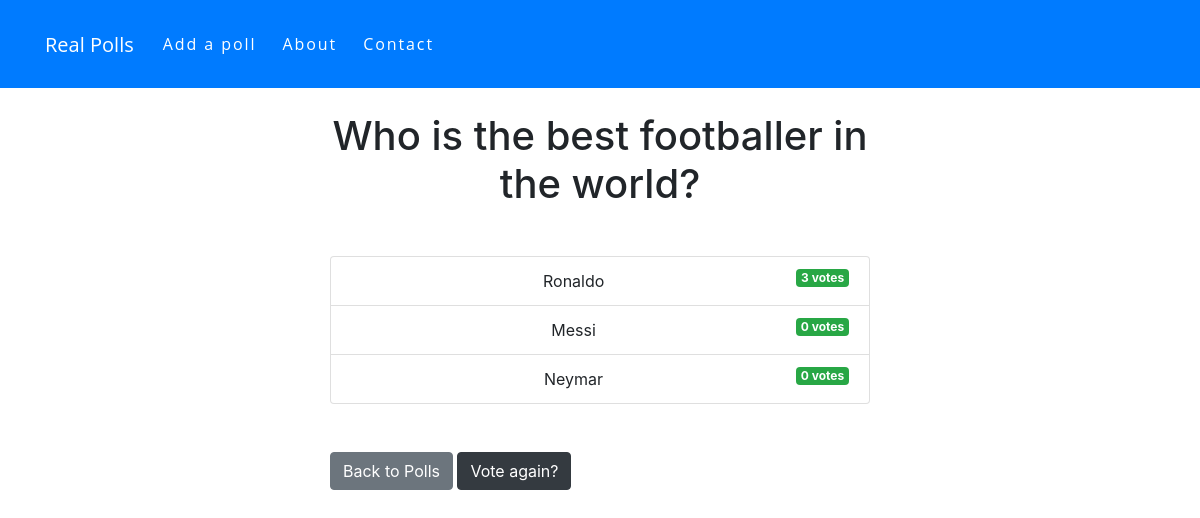
Page /results/6/ on the committed database.
### polls/models.py (models this page shows, shortened)
class Poll(models.Model):
	question = models.TextField()
	option_one = models.CharField(max_length=30)
	option_two = models.CharField(max_length=30)
	option_three = models.CharField(max_length=30)
	option_one_count = models.IntegerField(default=0)
	option_two_count = models.IntegerField(default=0)
	option_three_count = models.IntegerField(default=0)

### polls/views.py (the view)
# urls.py: path('results/<int:poll_id>/', views.results, name='results'),
def results(request, poll_id):
	poll = Poll.objects.get(pk=poll_id)
	context = {
		'poll': poll
	}
	return render(request, 'polls/results.html', context)

### polls/templates/polls/results.html
{% extends "base.html" %}
{% block content %}
	<h1 class="mb-5 text-center">
		{{ poll.question }}
	</h1>
	<ul class="list-group mb-5">
		<li class="list-group-item">
			{{ poll.option_one }}
			<span class="badge badge-success float-right">
				{{ poll.option_one_count }} vote{{ poll.option_one_count | pluralize }}
			</span>
		</li>
		<li class="list-group-item">
			{{ poll.option_two }}
			<span class="badge badge-success float-right">
				{{ poll.option_two_count }} vote{{ poll.option_two_count | pluralize }}
			</span>
		</li>
		<li class="list-group-item">
			{{ poll.option_three }}
			<span class="badge badge-success float-right">
				{{ poll.option_three_count }} vote{{ poll.option_three_count | pluralize }}
			</span>
		</li>
	</ul>
	<a href="{% url 'polls:index' %}" class="btn btn-secondary">Back to Polls</a>
	<a href="{% url 'polls:vote' poll.id %}" class="btn btn-dark">Vote again?</a>
{% endblock content %}

### polls/templates/polls/navbar.html (style rules this page uses)
ul { margin: auto 0; padding: 0; list-style: none; display: table; text-align: center; }
li { display: table-cell; position: relative; padding: 10px 5px; }
a:after { background: none repeat scroll 0 0 trasparent; bottom: 0; content: ""; display: block; height: 2px; left: 50%; position: absolute; background: #fff; transition: width 0.3s ease 0s, left 0.3s ease 0s; width: 0; }

### rows in the picture
Poll: question "Who is the best footballer in the world?", option_one "Ronaldo", option_one_count "3", option_one_count|pluralize "s", option_two "Messi", option_two_count "0", option_two_count|pluralize "s", option_three "Neymar", option_three_count "0", option_three_count|pluralize "s"
